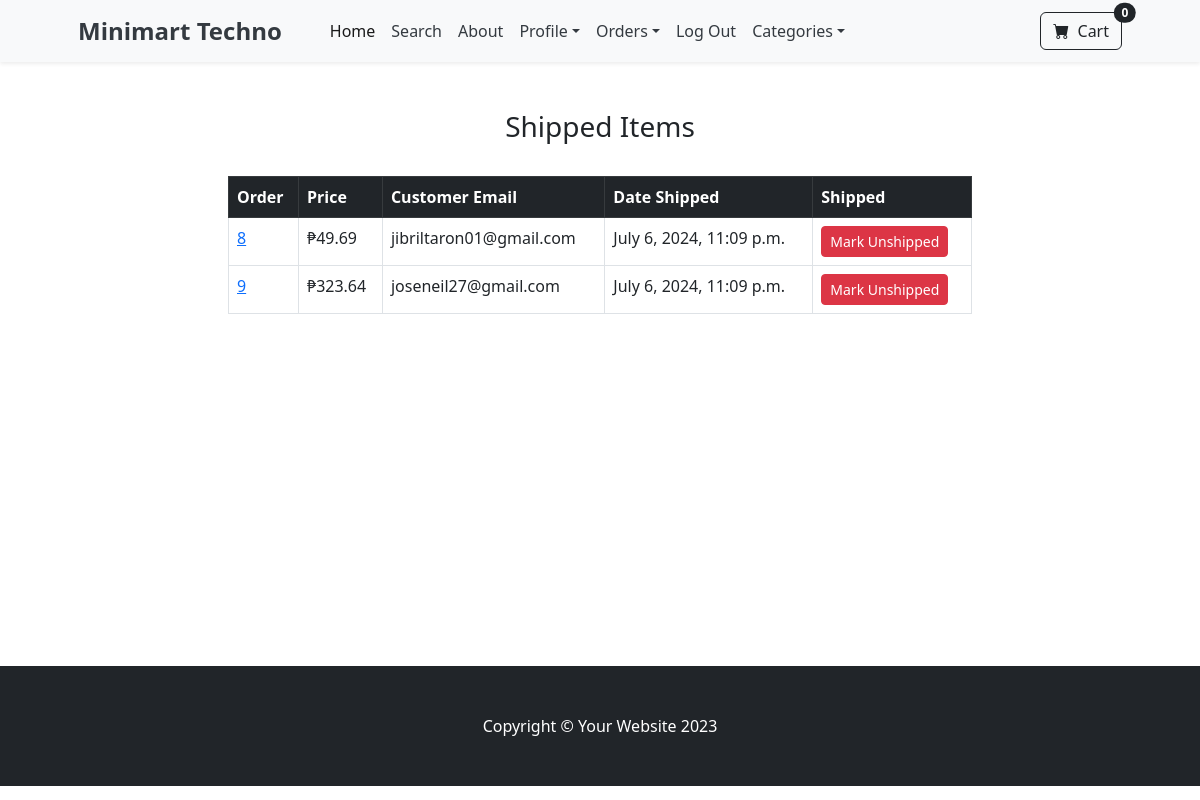
The page /payment/shipped_dash (signed in) on the database as committed earlier.
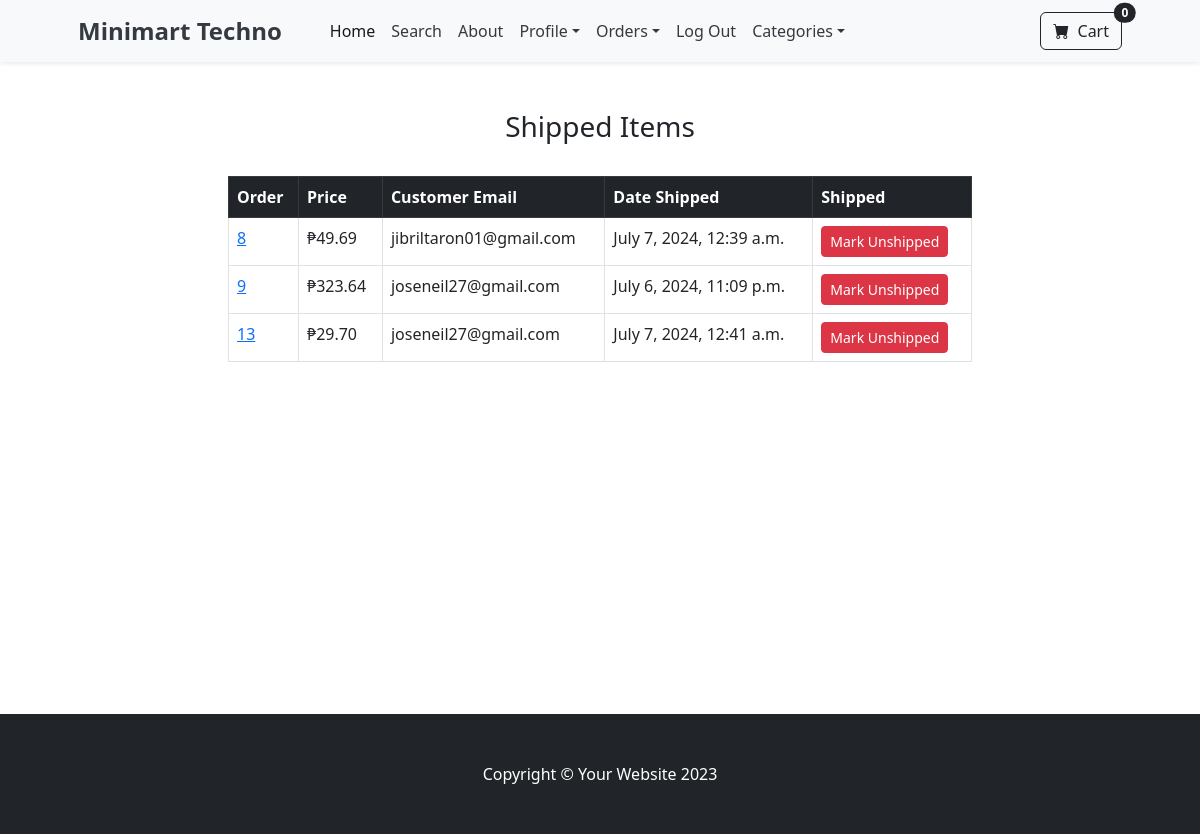
The same page on the database as committed later.
### payment/models.py (models this page shows, shortened)
class Order(models.Model):
    user = models.ForeignKey(User, on_delete=models.CASCADE, null=True, blank=True)
    full_name = models.CharField(max_length=255)
    email = models.CharField(max_length=255)
    shipping_address = models.TextField(max_length=15000)
    amount_paid = models.DecimalField(max_digits=7, decimal_places=2)
    date_ordered = models.DateTimeField(auto_now_add=True)
    shipped = models.BooleanField(default=False)
    date_shipped = models.DateTimeField(blank=True, null=True)

### payment/views.py (the view, shortened to what this page needs)
# urls.py: path('shipped_dash', views.shipped_dash, name='shipped_dash'),
def shipped_dash(request):
    if request.user.is_authenticated and request.user.is_superuser:
        orders = Order.objects.filter(shipped=True)
        return render(request, "payment/shipped_dash.html", {'orders': orders})
    else:
        messages.success(request, "Access Denied")
        return redirect('home')

### cart/cart.py (called while the page is built)
    def __len__(self):
        return len(self.cart)

### cart/context_processors.py (called while the page is built)
def cart(request):
    return {'cart': Cart(request)}

### payment/templates/payment/shipped_dash.html (shortened to what this page needs)
{% extends 'base.html' %}
{% block content %}
<div class="container">
    <div class ="row">
        <center>
            <div class="col-8">
                <br/><br/>
<h3>Shipped Items</h3>
<br/>
<table class="table table-hover table-bordered">
<thead class="table-dark">
    <tr>
    <th scope="col">Order</th>
    <th scope="col">Price</th>
    <th scope="col">Customer Email</th>
    <th scope="col">Date Shipped</th>
    <th scope="col">Shipped</th>
    </tr>
</thead>
<tbody>
    {% for item in orders %}
    <tr>
    <td><a href="{% url 'orders' item.id %}">{{ item.id }}</a></td>
    <td>₱{{ item.amount_paid }}</td>
    <td>{{ item.email }}</td>
    <td>{{ item.date_shipped }}</td>
    <td>
        <form method="POST">
            <button type="Submit" class="btn btn-danger btn-sm">Mark Unshipped</button>
        </form>
    </td>
    </tr>
    {% endfor%}
</tbody>
</table>
<br/><br/>
<br/><br/>
<br/><br/>
<br/><br/>
<br/><br/>
<br/><br/>
<br/><br/>
            </div>
        </center>
    </div>
</div>
{% endblock %}

Rows that differ between the two databases and show on the page:
changed Order "jibriltaron01@gmail.com": date_shipped "July 6, 2024, 11:09 p.m." → "July 7, 2024, 12:39 a.m."
added Order: id "13", amount_paid "29.70", email "joseneil27@gmail.com", date_shipped "July 7, 2024, 12:41 a.m."
